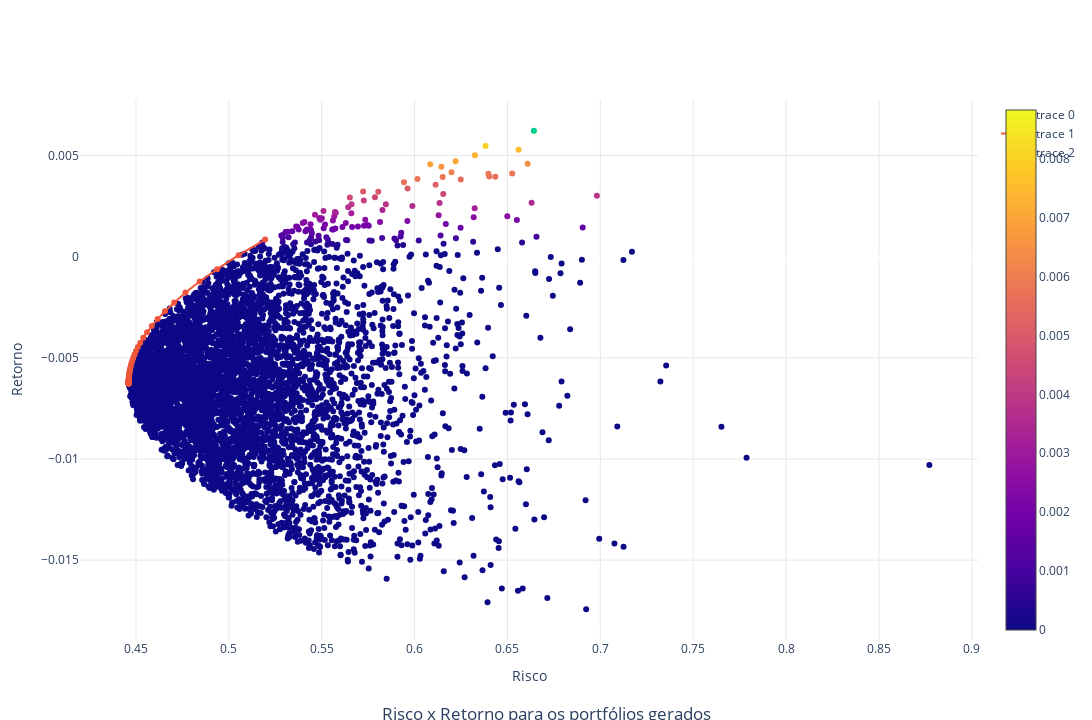

Here is the notebook cell this chart was saved with:
### Code cell
data = [go.Scatter(
            x=stds.flatten(),
            y=means.flatten(),
            mode='markers',            
             marker=dict(
                    color=sharpe.flatten(),
                    showscale=True,
                    cmax=sharpe.flatten().max(),
                    cmin=0,                 
                    )       
        ),
        go.Scatter(
            x=risks,
            y=returns,
            mode='lines+markers',            
        ),    
        go.Scatter(
            x=stds[sharpe.argmax()],
            y=means[sharpe.argmax()],
            mode='markers',            
        ),                    
       ]

title_text = "Risco x Retorno para os portfólios gerados"
title={'text': title_text, 'xanchor': 'center', 'yanchor': 'bottom', 'y':0, 'x':0.5,}

fig = go.Figure(data=data)

fig.update_layout(title=title, 
            xaxis_rangeslider_visible=False,  width=1280, height=720,
            xaxis_showgrid=True, xaxis_gridwidth=1, xaxis_gridcolor='#E8E8E8',
            yaxis_showgrid=True, yaxis_gridwidth=1, yaxis_gridcolor='#E8E8E8',
            yaxis_title="Retorno",
            xaxis_title="Risco",                  
            plot_bgcolor='rgba(0,0,0,0)'              
                 )
                  

fig.show()

### Figure 1 — Plotly figure (JSON) as saved in the notebook; plotly's stock layout.template omitted (floating-point values rounded to 4 significant figures; data arrays with more than 128 entries replaced by an {"elided": "..."} marker saying what was removed)
{"data": [{"marker": {"cmax": 0.008825, "cmin": 0, "color": {"elided": "5000 float values"}, "showscale": true}, "mode": "markers", "type": "scatter", "x": {"elided": "5000 float values"}, "y": {"elided": "5000 float values"}}, {"mode": "lines+markers", "type": "scatter", "x": [0.5195, 0.5053, 0.4937, 0.4843, 0.4767, 0.4705, 0.4656, 0.4617, 0.4585, 0.456, 0.4539, 0.4523, 0.4511, 0.45, 0.4492, 0.4486, 0.4481, 0.4477, 0.4473, 0.4471, 0.4469, 0.4467, 0.4466, 0.4465, 0.4464, 0.4463, 0.4463, 0.4462, 0.4462, 0.4462, 0.4461, 0.4461, 0.4461, 0.4461, 0.4461, 0.4461, 0.4461, 0.4461, 0.4461, 0.4461, 0.4461, 0.4461, 0.4461, 0.4461, 0.4461, 0.4461, 0.4461, 0.4461, 0.4461, 0.4461, 0.4461, 0.4461, 0.4461, 0.4461, 0.4461, 0.4461, 0.4461, 0.4461, 0.4461, 0.4461, 0.4461, 0.4461, 0.4461, 0.4461, 0.4461, 0.4461, 0.4461, 0.4461, 0.4461, 0.4461, 0.4461, 0.4461, 0.4461, 0.4461, 0.4461, 0.4461, 0.4461, 0.4461, 0.4461, 0.4461, 0.4461, 0.4461, 0.4461, 0.4461, 0.4461, 0.4461, 0.4461, 0.4461, 0.4461, 0.4461, 0.4461, 0.4461, 0.4461, 0.4461, 0.4461, 0.4461, 0.4461, 0.4461, 0.4461, 0.4461], "y": [0.0008412, 6.951e-05, -0.0006181, -0.001231, -0.001777, -0.002264, -0.002698, -0.003085, -0.003429, -0.003737, -0.00401, -0.004254, -0.004472, -0.004666, -0.004838, -0.004992, -0.005129, -0.005252, -0.005361, -0.005458, -0.005544, -0.005622, -0.00569, -0.005752, -0.005806, -0.005855, -0.005898, -0.005937, -0.005972, -0.006002, -0.00603, -0.006054, -0.006076, -0.006095, -0.006112, -0.006128, -0.006142, -0.006154, -0.006165, -0.006174, -0.006183, -0.006191, -0.006198, -0.006204, -0.006209, -0.006214, -0.006218, -0.006222, -0.006226, -0.006229, -0.006232, -0.006234, -0.006236, -0.006238, -0.00624, -0.006241, -0.006243, -0.006244, -0.006245, -0.006246, -0.006247, -0.006248, -0.006248, -0.006249, -0.00625, -0.00625, -0.00625, -0.006251, -0.006251, -0.006251, -0.006252, -0.006252, -0.006252, -0.006252, -0.006253, -0.006253, -0.006253, -0.006253, -0.006253, -0.006253, -0.006253, -0.006253, -0.006253, -0.006253, -0.006254, -0.006254, -0.006254, -0.006254, -0.006254, -0.006254, -0.006254, -0.006254, -0.006254, -0.006254, -0.006254, -0.006254, -0.006254, -0.006254, -0.006254, -0.006254]}, {"mode": "markers", "type": "scatter", "x": [0.6642], "y": [0.00622]}], "layout": {"height": 720, "plot_bgcolor": "rgba(0,0,0,0)", "title": {"text": "Risco x Retorno para os portfólios gerados", "x": 0.5, "xanchor": "center", "y": 0, "yanchor": "bottom"}, "width": 1280, "xaxis": {"gridcolor": "#E8E8E8", "gridwidth": 1, "rangeslider": {"visible": false}, "showgrid": true, "title": {"text": "Risco"}}, "yaxis": {"gridcolor": "#E8E8E8", "gridwidth": 1, "showgrid": true, "title": {"text": "Retorno"}}}}
